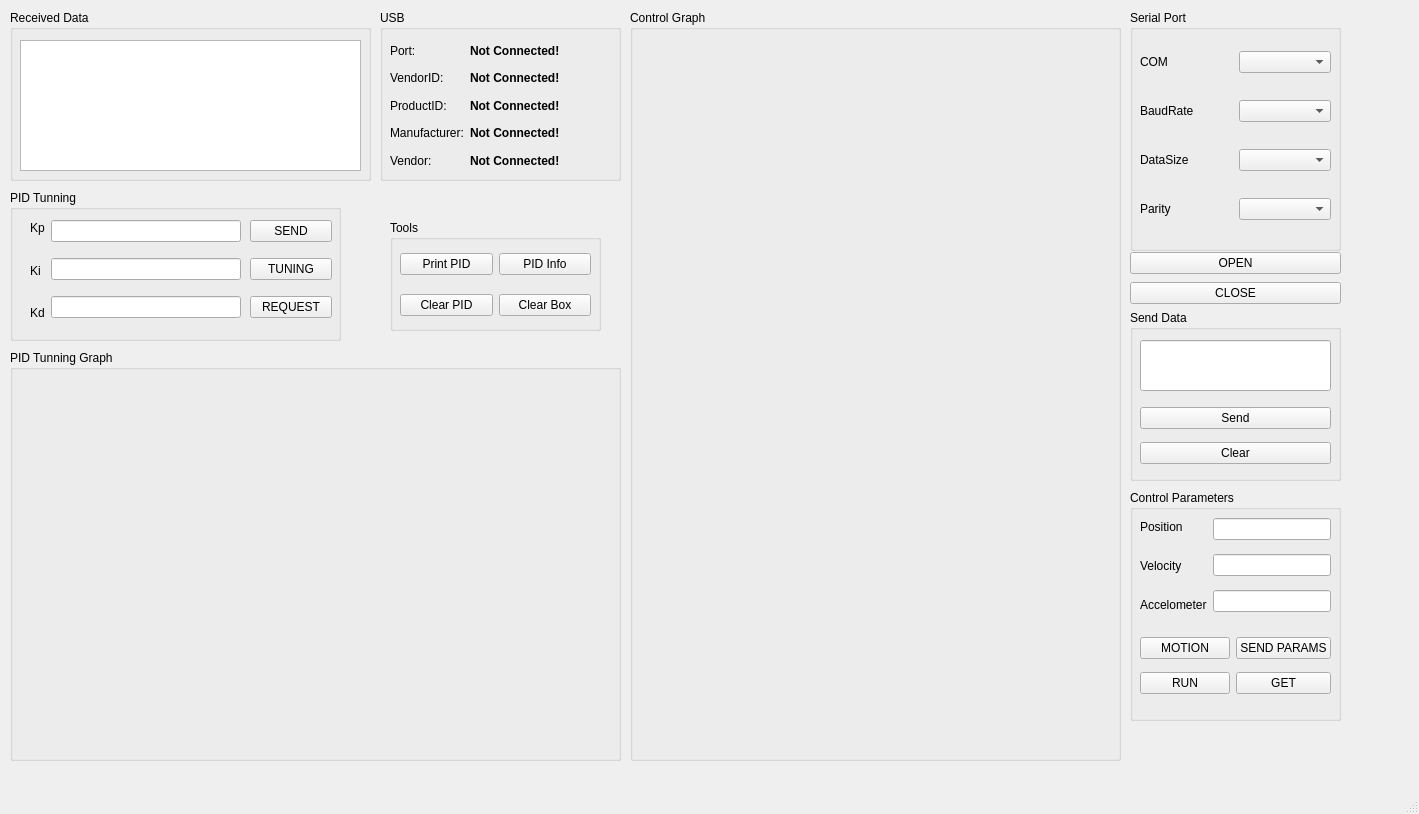
<?xml version="1.0" encoding="UTF-8"?>
<ui version="4.0">
 <class>MainWindow</class>
 <widget class="QMainWindow" name="MainWindow">
  <property name="geometry">
   <rect>
    <x>0</x>
    <y>0</y>
    <width>1419</width>
    <height>814</height>
   </rect>
  </property>
  <property name="windowTitle">
   <string>MainWindow</string>
  </property>
  <widget class="QWidget" name="centralwidget">
   <widget class="QGroupBox" name="groupBox_4">
    <property name="geometry">
     <rect>
      <x>10</x>
      <y>10</y>
      <width>361</width>
      <height>171</height>
     </rect>
    </property>
    <property name="title">
     <string>Received Data</string>
    </property>
    <widget class="QTextBrowser" name="textBrowser">
     <property name="geometry">
      <rect>
       <x>10</x>
       <y>30</y>
       <width>341</width>
       <height>131</height>
      </rect>
     </property>
    </widget>
   </widget>
   <widget class="QGroupBox" name="groupBox_3">
    <property name="geometry">
     <rect>
      <x>1130</x>
      <y>490</y>
      <width>211</width>
      <height>231</height>
     </rect>
    </property>
    <property name="title">
     <string>Control Parameters</string>
    </property>
    <widget class="QWidget" name="layoutWidget">
     <property name="geometry">
      <rect>
       <x>10</x>
       <y>20</y>
       <width>191</width>
       <height>111</height>
      </rect>
     </property>
     <layout class="QHBoxLayout" name="horizontalLayout">
      <item>
       <layout class="QVBoxLayout" name="verticalLayout_2">
        <item>
         <widget class="QLabel" name="label">
          <property name="text">
           <string>Position</string>
          </property>
         </widget>
        </item>
        <item>
         <widget class="QLabel" name="label_2">
          <property name="text">
           <string>Velocity</string>
          </property>
         </widget>
        </item>
        <item>
         <widget class="QLabel" name="label_3">
          <property name="text">
           <string>Accelometer</string>
          </property>
         </widget>
        </item>
       </layout>
      </item>
      <item>
       <layout class="QVBoxLayout" name="verticalLayout">
        <item>
         <widget class="QLineEdit" name="posLineEdit"/>
        </item>
        <item>
         <widget class="QLineEdit" name="velLineEdit"/>
        </item>
        <item>
         <widget class="QLineEdit" name="accLineEdit"/>
        </item>
       </layout>
      </item>
     </layout>
    </widget>
    <widget class="QWidget" name="layoutWidget_4">
     <property name="geometry">
      <rect>
       <x>10</x>
       <y>140</y>
       <width>191</width>
       <height>71</height>
      </rect>
     </property>
     <layout class="QHBoxLayout" name="horizontalLayout_2">
      <item>
       <layout class="QVBoxLayout" name="verticalLayout_3">
        <item>
         <widget class="QPushButton" name="motionButton">
          <property name="text">
           <string>MOTION</string>
          </property>
         </widget>
        </item>
        <item>
         <widget class="QPushButton" name="runButton">
          <property name="text">
           <string>RUN</string>
          </property>
         </widget>
        </item>
       </layout>
      </item>
      <item>
       <layout class="QVBoxLayout" name="verticalLayout_4">
        <item>
         <widget class="QPushButton" name="senparamsButton">
          <property name="text">
           <string>SEND PARAMS</string>
          </property>
         </widget>
        </item>
        <item>
         <widget class="QPushButton" name="getButton">
          <property name="text">
           <string>GET</string>
          </property>
         </widget>
        </item>
       </layout>
      </item>
     </layout>
    </widget>
   </widget>
   <widget class="QGroupBox" name="groupBox_7">
    <property name="geometry">
     <rect>
      <x>10</x>
      <y>190</y>
      <width>331</width>
      <height>151</height>
     </rect>
    </property>
    <property name="title">
     <string>PID Tunning</string>
    </property>
    <widget class="QWidget" name="layoutWidget_2">
     <property name="geometry">
      <rect>
       <x>20</x>
       <y>20</y>
       <width>211</width>
       <height>121</height>
      </rect>
     </property>
     <layout class="QHBoxLayout" name="horizontalLayout_3">
      <item>
       <layout class="QVBoxLayout" name="verticalLayout_6">
        <item>
         <widget class="QLabel" name="label_4">
          <property name="text">
           <string>Kp</string>
          </property>
         </widget>
        </item>
        <item>
         <widget class="QLabel" name="label_5">
          <property name="text">
           <string>Ki</string>
          </property>
         </widget>
        </item>
        <item>
         <widget class="QLabel" name="label_6">
          <property name="text">
           <string>Kd</string>
          </property>
         </widget>
        </item>
       </layout>
      </item>
      <item>
       <layout class="QVBoxLayout" name="verticalLayout_5">
        <item>
         <widget class="QLineEdit" name="kpEdit"/>
        </item>
        <item>
         <widget class="QLineEdit" name="kiEdit"/>
        </item>
        <item>
         <widget class="QLineEdit" name="kdEdit"/>
        </item>
       </layout>
      </item>
     </layout>
    </widget>
    <widget class="QWidget" name="layoutWidget_3">
     <property name="geometry">
      <rect>
       <x>240</x>
       <y>20</y>
       <width>82</width>
       <height>121</height>
      </rect>
     </property>
     <layout class="QVBoxLayout" name="verticalLayout_7">
      <item>
       <widget class="QPushButton" name="sendpidButton">
        <property name="text">
         <string>SEND</string>
        </property>
       </widget>
      </item>
      <item>
       <widget class="QPushButton" name="tunningButton">
        <property name="text">
         <string>TUNING</string>
        </property>
       </widget>
      </item>
      <item>
       <widget class="QPushButton" name="requestButton">
        <property name="text">
         <string>REQUEST</string>
        </property>
       </widget>
      </item>
     </layout>
    </widget>
   </widget>
   <widget class="QGroupBox" name="groupBox_2">
    <property name="geometry">
     <rect>
      <x>10</x>
      <y>350</y>
      <width>611</width>
      <height>411</height>
     </rect>
    </property>
    <property name="title">
     <string>PID Tunning Graph</string>
    </property>
    <widget class="QCustomPlot" name="pidPlot" native="true">
     <property name="geometry">
      <rect>
       <x>10</x>
       <y>30</y>
       <width>591</width>
       <height>371</height>
      </rect>
     </property>
    </widget>
   </widget>
   <widget class="QGroupBox" name="groupBox_5">
    <property name="geometry">
     <rect>
      <x>1130</x>
      <y>10</y>
      <width>211</width>
      <height>241</height>
     </rect>
    </property>
    <property name="title">
     <string>Serial Port</string>
    </property>
    <widget class="QWidget" name="layoutWidget_5">
     <property name="geometry">
      <rect>
       <x>10</x>
       <y>20</y>
       <width>191</width>
       <height>211</height>
      </rect>
     </property>
     <layout class="QVBoxLayout" name="verticalLayout_8">
      <item>
       <layout class="QHBoxLayout" name="horizontalLayout_4">
        <item>
         <widget class="QLabel" name="label_7">
          <property name="text">
           <string>COM</string>
          </property>
         </widget>
        </item>
        <item>
         <widget class="QComboBox" name="serialComboBox"/>
        </item>
       </layout>
      </item>
      <item>
       <layout class="QHBoxLayout" name="horizontalLayout_5">
        <item>
         <widget class="QLabel" name="label_8">
          <property name="text">
           <string>BaudRate</string>
          </property>
         </widget>
        </item>
        <item>
         <widget class="QComboBox" name="baudComboBox"/>
        </item>
       </layout>
      </item>
      <item>
       <layout class="QHBoxLayout" name="horizontalLayout_6">
        <item>
         <widget class="QLabel" name="label_9">
          <property name="text">
           <string>DataSize</string>
          </property>
         </widget>
        </item>
        <item>
         <widget class="QComboBox" name="sizeComboBox"/>
        </item>
       </layout>
      </item>
      <item>
       <layout class="QHBoxLayout" name="horizontalLayout_7">
        <item>
         <widget class="QLabel" name="label_10">
          <property name="text">
           <string>Parity</string>
          </property>
         </widget>
        </item>
        <item>
         <widget class="QComboBox" name="parityComboBox"/>
        </item>
       </layout>
      </item>
     </layout>
    </widget>
   </widget>
   <widget class="QGroupBox" name="groupBox_6">
    <property name="geometry">
     <rect>
      <x>1130</x>
      <y>310</y>
      <width>211</width>
      <height>171</height>
     </rect>
    </property>
    <property name="title">
     <string>Send Data</string>
    </property>
    <widget class="QLineEdit" name="sendEdit">
     <property name="geometry">
      <rect>
       <x>10</x>
       <y>30</y>
       <width>191</width>
       <height>51</height>
      </rect>
     </property>
    </widget>
    <widget class="QWidget" name="layoutWidget">
     <property name="geometry">
      <rect>
       <x>10</x>
       <y>90</y>
       <width>191</width>
       <height>71</height>
      </rect>
     </property>
     <layout class="QVBoxLayout" name="verticalLayout_13">
      <item>
       <widget class="QPushButton" name="sendButton">
        <property name="text">
         <string>Send</string>
        </property>
       </widget>
      </item>
      <item>
       <widget class="QPushButton" name="clearButton">
        <property name="text">
         <string>Clear</string>
        </property>
       </widget>
      </item>
     </layout>
    </widget>
   </widget>
   <widget class="QGroupBox" name="groupBox">
    <property name="geometry">
     <rect>
      <x>630</x>
      <y>10</y>
      <width>491</width>
      <height>751</height>
     </rect>
    </property>
    <property name="title">
     <string>Control Graph</string>
    </property>
    <widget class="QWidget" name="layoutWidget">
     <property name="geometry">
      <rect>
       <x>10</x>
       <y>30</y>
       <width>471</width>
       <height>711</height>
      </rect>
     </property>
     <layout class="QVBoxLayout" name="verticalLayout_10">
      <item>
       <widget class="QCustomPlot" name="posPlot" native="true"/>
      </item>
      <item>
       <widget class="QCustomPlot" name="velPlot" native="true"/>
      </item>
      <item>
       <widget class="QCustomPlot" name="accPlot" native="true"/>
      </item>
     </layout>
    </widget>
   </widget>
   <widget class="QGroupBox" name="groupBox_8">
    <property name="geometry">
     <rect>
      <x>390</x>
      <y>220</y>
      <width>211</width>
      <height>111</height>
     </rect>
    </property>
    <property name="title">
     <string>Tools</string>
    </property>
    <widget class="QWidget" name="layoutWidget">
     <property name="geometry">
      <rect>
       <x>10</x>
       <y>20</y>
       <width>191</width>
       <height>91</height>
      </rect>
     </property>
     <layout class="QHBoxLayout" name="horizontalLayout_8">
      <item>
       <layout class="QVBoxLayout" name="verticalLayout_11">
        <item>
         <widget class="QPushButton" name="savePIDButton">
          <property name="text">
           <string>Print PID</string>
          </property>
         </widget>
        </item>
        <item>
         <widget class="QPushButton" name="clearPIDButton">
          <property name="text">
           <string>Clear PID</string>
          </property>
         </widget>
        </item>
       </layout>
      </item>
      <item>
       <layout class="QVBoxLayout" name="verticalLayout_12">
        <item>
         <widget class="QPushButton" name="infoPIDButton">
          <property name="text">
           <string>PID Info</string>
          </property>
         </widget>
        </item>
        <item>
         <widget class="QPushButton" name="clearReceiveButton">
          <property name="text">
           <string>Clear Box</string>
          </property>
         </widget>
        </item>
       </layout>
      </item>
     </layout>
    </widget>
   </widget>
   <widget class="QWidget" name="layoutWidget">
    <property name="geometry">
     <rect>
      <x>1130</x>
      <y>250</y>
      <width>211</width>
      <height>58</height>
     </rect>
    </property>
    <layout class="QVBoxLayout" name="verticalLayout_9">
     <item>
      <widget class="QPushButton" name="openButton">
       <property name="text">
        <string>OPEN</string>
       </property>
      </widget>
     </item>
     <item>
      <widget class="QPushButton" name="closeButton">
       <property name="text">
        <string>CLOSE</string>
       </property>
      </widget>
     </item>
    </layout>
   </widget>
   <widget class="QGroupBox" name="groupBox_9">
    <property name="geometry">
     <rect>
      <x>380</x>
      <y>10</y>
      <width>241</width>
      <height>171</height>
     </rect>
    </property>
    <property name="title">
     <string>USB</string>
    </property>
    <widget class="QWidget" name="">
     <property name="geometry">
      <rect>
       <x>90</x>
       <y>30</y>
       <width>141</width>
       <height>131</height>
      </rect>
     </property>
     <layout class="QVBoxLayout" name="verticalLayout_15">
      <item>
       <widget class="QLabel" name="portlabel">
        <property name="font">
         <font>
          <bold>true</bold>
         </font>
        </property>
        <property name="text">
         <string>Not Connected!</string>
        </property>
       </widget>
      </item>
      <item>
       <widget class="QLabel" name="vendorIDLabel">
        <property name="font">
         <font>
          <bold>true</bold>
         </font>
        </property>
        <property name="text">
         <string>Not Connected!</string>
        </property>
       </widget>
      </item>
      <item>
       <widget class="QLabel" name="productIDLabel">
        <property name="font">
         <font>
          <bold>true</bold>
         </font>
        </property>
        <property name="text">
         <string>Not Connected!</string>
        </property>
       </widget>
      </item>
      <item>
       <widget class="QLabel" name="manuLabel">
        <property name="font">
         <font>
          <bold>true</bold>
         </font>
        </property>
        <property name="text">
         <string>Not Connected!</string>
        </property>
       </widget>
      </item>
      <item>
       <widget class="QLabel" name="vendorLabel">
        <property name="font">
         <font>
          <bold>true</bold>
         </font>
        </property>
        <property name="text">
         <string>Not Connected!</string>
        </property>
       </widget>
      </item>
     </layout>
    </widget>
    <widget class="QWidget" name="">
     <property name="geometry">
      <rect>
       <x>10</x>
       <y>30</y>
       <width>77</width>
       <height>131</height>
      </rect>
     </property>
     <layout class="QVBoxLayout" name="verticalLayout_14">
      <item>
       <widget class="QLabel" name="label_16">
        <property name="text">
         <string>Port:</string>
        </property>
       </widget>
      </item>
      <item>
       <widget class="QLabel" name="label_11">
        <property name="text">
         <string>VendorID:</string>
        </property>
       </widget>
      </item>
      <item>
       <widget class="QLabel" name="label_12">
        <property name="text">
         <string>ProductID:</string>
        </property>
       </widget>
      </item>
      <item>
       <widget class="QLabel" name="label_17">
        <property name="text">
         <string>Manufacturer:</string>
        </property>
       </widget>
      </item>
      <item>
       <widget class="QLabel" name="label_13">
        <property name="text">
         <string>Vendor:</string>
        </property>
       </widget>
      </item>
     </layout>
    </widget>
   </widget>
  </widget>
  <widget class="QMenuBar" name="menubar">
   <property name="geometry">
    <rect>
     <x>0</x>
     <y>0</y>
     <width>1419</width>
     <height>21</height>
    </rect>
   </property>
  </widget>
  <widget class="QStatusBar" name="statusbar"/>
 </widget>
 <customwidgets>
  <customwidget>
   <class>QCustomPlot</class>
   <extends>QWidget</extends>
   <header>qcustomplot.h</header>
   <container>1</container>
  </customwidget>
 </customwidgets>
 <resources/>
 <connections/>
</ui>
